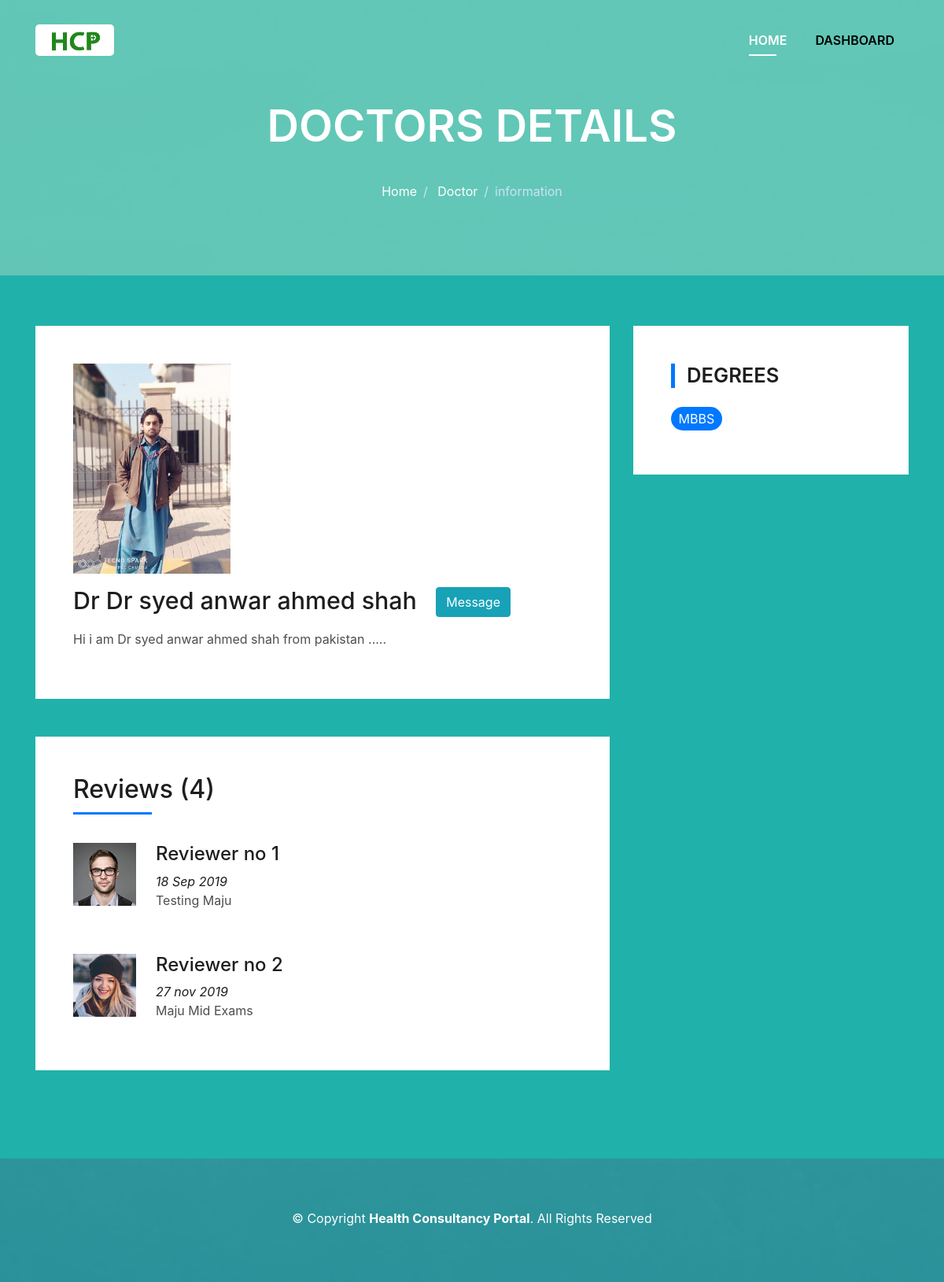
Screenshot of /doctor/doctor.php (signed in) with the database file from the repository.
### tables this page shows
CREATE TABLE `tbldoctors` (
  `id` int(10) NOT NULL,
  `name` varchar(255) NOT NULL,
  `email` varchar(255) NOT NULL,
  `contact` varchar(255) NOT NULL,
  `address` varchar(255) NOT NULL,
  `regno` varchar(255) NOT NULL,
  `qualification` varchar(255) NOT NULL,
  `degimage` varchar(255) NOT NULL DEFAULT 'image.jpg',
  `certimage` varchar(255) NOT NULL DEFAULT 'image.jpg',
  `city` varchar(255) NOT NULL,
  `country` varchar(255) NOT NULL,
  `specialization` varchar(255) NOT NULL,
  `password` varchar(255) NOT NULL,
  `gender` varchar(10) NOT NULL,
  `status` int(10) NOT NULL DEFAULT 1
);

### doctor/doctor.php (the view, shortened to what this page needs)
<?php
include('dheader.php');
$qs = mysqli_query($conn,"SELECT * FROM `tbldoctors` WHERE `email`='$_SESSION[email]' and `name`='$_SESSION[name]' and `specialization`='$_SESSION[specialization]'");
if(mysqli_num_rows($qs) > 0){
    $row = mysqli_fetch_array($qs);
}
?>
  <div class="intro intro-single route bg-image" style="background-image: url(../img/overlay-bg.jpg)">
    <div class="overlay-mf"></div>
    <div class="intro-content display-table">
      <div class="table-cell">
        <div class="container">
          <h2 class="intro-title mb-4">Doctors Details</h2>
          <ol class="breadcrumb d-flex justify-content-center">
            <li class="breadcrumb-item">
              <a href="#">Home</a>
            </li>
            <li class="breadcrumb-item">
              <a href="#">Doctor</a>
            </li>
            <li class="breadcrumb-item active">information</li>
          </ol>
        </div>
      </div>
    </div>
  </div>
  <section class="blog-wrapper sect-pt4" id="blog">
    <div class="container">
      <div class="row">
        <div class="col-md-8">
          <div class="post-box">
            <div class="post-thumb">
              <img src="../upload/<?php echo $row['certimage'];?>" class="img-fluid" width="200px">
            </div>
            <div class="post-meta">
              <h1 class="article-title">Dr <?php echo $row['name']; ?>&nbsp;&nbsp;&nbsp;<input type="submit" value="Message" class="btn btn-info"></h1>
            </div>
            <div class="article-content">
              <p>Hi i am <?php echo $row['name']; ?> from pakistan .....
              </p>
            </div>
          </div>
          <div class="box-comments">
            <div class="title-box-2">
              <h4 class="title-comments title-left">Reviews (4)</h4>
            </div>
            <ul class="list-comments">
              <li>
                <div class="comment-avatar">
                  <img src="../img/testimonial-2.jpg" alt="">
                </div>
                <div class="comment-details">
                  <h4 class="comment-author">Reviewer no 1</h4>
                  <span>18 Sep 2019</span>
                  <p>Testing Maju
                  </p>
                </div>
              </li>
                <div class="comment-avatar">
                  <img src="../img/testimonial-4.jpg" alt="">
                </div>
                <div class="comment-details">
                  <h4 class="comment-author">Reviewer no 2</h4>
                  <span>27 nov 2019</span>
                  <p>
                    Maju Mid Exams
                  </p>
                </div>
            </ul>
          </div>
        </div>
        <div class="col-md-4">
               <div class="widget-sidebar widget-tags">
            <h5 class="sidebar-title">Degrees</h5>
            <div class="sidebar-content">
              <ul>
                <li>
                  <a href="#" style="pointer-events: none;"><?php echo $row['qualification']; ?></a>
                </li>
              </ul>
            </div>
          </div>
        </div>
      </div>
    </div>
  </section>
  <section class="paralax-mf footer-paralax bg-image sect-mt4 route" style="background-image: url(../img/overlay-bg.jpg)">
    <div class="overlay-mf"></div>
    <footer>
      <div class="container">
        <div class="row">
          <div class="col-sm-12">
            <div class="copyright-box">
              <p class="copyright">&copy; Copyright <strong>Health Consultancy Portal</strong>. All Rights Reserved</p>
            </div>
          </div>
        </div>
      </div>
    </footer>
  </section>
</body>
</html>

### css/style.css (style rules this page uses)
body { background-color: lightseagreen; color: #4e4e4e; }
h1, h2, h3, h4, h5, h6 { color: #1e1e1e; }
a { color: #1e1e1e; transition: all 0.5s ease-in-out; }
.box-shadow, .paralax-mf, .service-box, .work-box, .card-blog { box-shadow: 0 13px 8px -10px rgba(0, 0, 0, 0.1); }
.bg-image { background-repeat: no-repeat; background-attachment: fixed; background-size: cover; background-position: center center; }
.overlay-mf { background-color: lightseagreen; }
.overlay-mf { position: absolute; top: 0; left: 0px; padding: 0; height: 100%; width: 100%; opacity: .7; }
.paralax-mf { position: relative; padding: 8rem 0; }
.display-table { width: 100%; height: 100%; display: table; }
.table-cell { display: table-cell; vertical-align: middle; }
.sect-pt4 { padding-top: 4rem; }
.sect-mt4 { margin-top: 4rem; }
.title-box-2 { margin-bottom: 3rem; }
.title-left { font-size: 2rem; position: relative; }
.title-left:before { content: ''; position: absolute; height: 3px; background-color: #0078ff; width: 100px; bottom: -12px; }
.ul-resect, .socials ul, .list-ico, .blog-wrapper .post-meta ul, .box-comments .list-comments, .widget-sidebar .list-sidebar, .widget-tags ul { list-style: none; padding-left: 0; margin-bottom: 0; }
.intro { height: 100vh; position: relative; color: #fff; }
.intro .intro-content { text-align: center; position: absolute; }
.intro .intro-title { color: #fff; font-weight: 600; font-size: 3rem; }
.intro-single { height: 350px; }
.intro-single .intro-content { margin-top: 30px; }
.intro-single .intro-title { text-transform: uppercase; font-size: 3rem; }
.intro-single .breadcrumb { background-color: transparent; color: #0078ff; }
.intro-single .breadcrumb .breadcrumb-item:before { color: #cde1f8; }
.intro-single .breadcrumb .breadcrumb-item.active { color: #cde1f8; }
.intro-single .breadcrumb a { color: #fff; }
.post-box, .form-comments, .box-comments, .widget-sidebar { padding: 2rem; background-color: #fff; margin-bottom: 3rem; }
.blog-wrapper .article-title { font-size: 1.5rem; }
.blog-wrapper .post-meta { margin: 1rem 0; }
.box-comments .list-comments li { padding-bottom: 40px; }
.box-comments .list-comments .comment-avatar { display: table-cell; vertical-align: top; }
.box-comments .list-comments .comment-avatar img { width: 80px; height: 80px; }
.box-comments .list-comments .comment-author { font-size: 1.3rem; }
.box-comments .list-comments .comment-details { display: table-cell; vertical-align: top; padding-left: 25px; }
.box-comments .list-comments span { color: #1e1e1e; font-style: italic; }
.widget-sidebar .sidebar-title { font-size: 1.6rem; font-weight: 600; border-left: 5px solid #0078ff; padding-left: 15px; text-transform: uppercase; margin-bottom: 1.5rem; }
.widget-tags ul li { display: inline-block; background-color: #0078ff; padding: .2rem .6rem; margin-bottom: .5rem; border-radius: 15px; }
.widget-tags ul li a { color: #fff; }
.footer-paralax { padding: 4rem 0 0 0; }
footer { text-align: center; color: #fff; padding-bottom: 4rem; }
footer .copyright { margin-bottom: .3rem; }
@media (min-width: 768px) { .intro .intro-title { font-size: 4.5rem; } }
@media (min-width: 768px) { .intro-single .intro-title { font-size: 3.5rem; } }
@media (min-width: 768px) { .post-box, .form-comments, .box-comments, .widget-sidebar { padding: 3rem; } }
@media (min-width: 768px) { .blog-wrapper .article-title { font-size: 1.9rem; } }
@media (min-width: 768px) { .box-comments .list-comments .comment-author { font-size: 1.5rem; } }

### rows the page displays
tbldoctors: certimage (picture), name "Dr syed anwar ahmed shah", qualification "MBBS"
